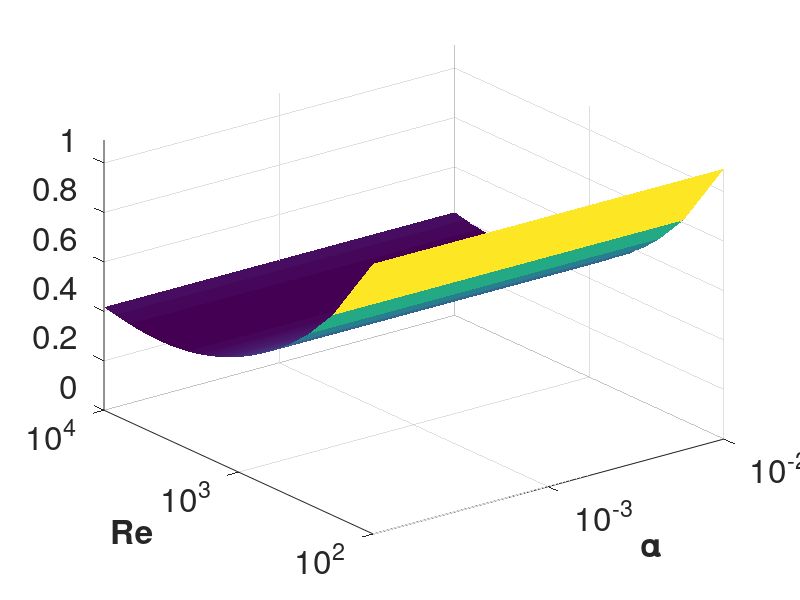
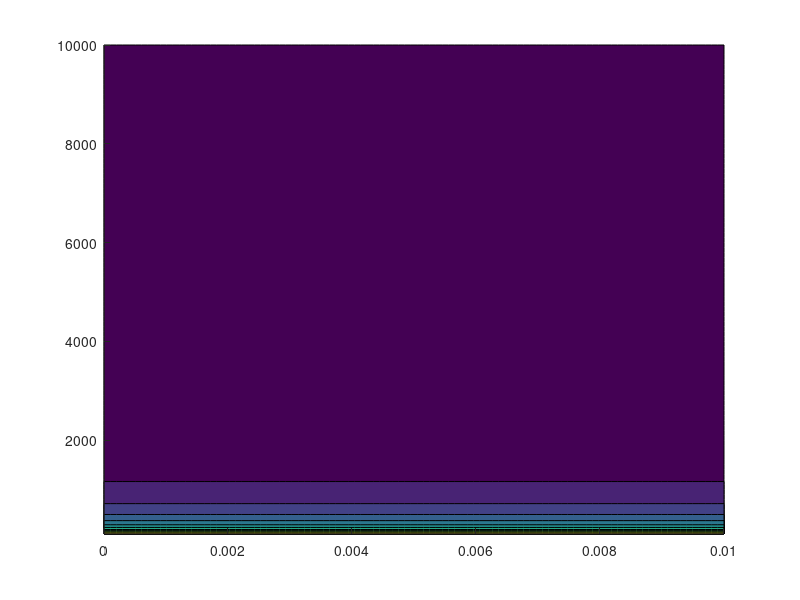

Write the MATLAB code that produced these figures, in order. (Note: this script raises an error after producing the figures.)
clear all; close all ; clc;

test_pts = 100;

eq = 6;

if eq == 1 %Boiko
    range = [100 10000; 0 3];
    f = @(rep,map) (24.0./rep+0.38+4.0./sqrt(rep))*(1.0+exp(-0.43./(map.^4.67)));
elseif eq == 2 %Feng
    range = [0 1000; 0 10];
    infty = @(Re) 24/Re*(1+Re^(2/3)/6);
    zero  = @(Re) 48/Re*(1+2.21/sqrt(Re)-2.14/Re);
    f = @(Re,l) (8/Re*(3*l+2)/(l+1)*(1+0.05*(3*l+2)/(l+1)*Re) -...
        (3*l+2)/(l+1)*Re*log(Re))*(Re<=5) +...
        (4/(l+2)*17*Re^-(2/3)+(l-2)/(l+2)*infty(Re))*...
        (l>2 && Re>5 && Re<=1000) +...
        ((2-l)/2*zero(Re)+4*l/(6+l)*17*Re^(-2/3))*(l<=2 && Re>5 && Re<=1000);
elseif eq == 3
    range = [1 10000; 0 4];
    
    Td = 1; %Particle temperature
    Tc = 1; %Fluid temperature
    k  = .331; %Specific heat ratio
    Cd0 = @(Re) 24/Re; %Drag coefficient for Ma = 0
    h   = @(Ma) 5.6/(1+Ma)+1.7*sqrt(Td/Tc);
    g   = @(Re) (1+Re*(12.278+0.548*Re))/(1+11.278*Re);
    
    f = @(Re,Ma) 2 + (Cd0(Re)-2)*exp(-3.07*sqrt(k)*g(Re)*Ma/Re)...
        + h(Ma)/(sqrt(k)*Ma)*exp(-Re/(2*Ma));
elseif eq == 5
    range = [1 1000; 0 4];
    
    C   = @(Re,Ma) 1+Re^2/(Re^2+100)*exp(-0.225/Ma^2.5);
    xsi = @(Kn) 1.177+0.177*(0.851*Kn^1.16-1)/(0.851*Kn^1.16+1);
    
    f = @(Re,Ma,k,Kn) 24/Re*k*(1+0.15*(k*Re)^0.687)*xsi(Kn)*C(Re,Ma);
elseif eq == 6 %Loth
    range = [100 10000; 0 .01];
    kn = 10;
    Cm = @(Ma) (5/3+2/3*tanh(3*log(Ma+0.1)))*(Ma<=1.45) + ...
        (2.044+0.2*exp(-1.8*(log(Ma/2))^2))*(Ma>1.45);
    Gm = @(Ma) (1-1.525*Ma^4)*(Ma<0.89) + ...
        (0.0002+0.0008*tanh(12.77*(Ma-2.02)))*(Ma>=0.89);
    Hm = @(Ma) 1-0.258*Cm(Ma)/(1+514*Gm(Ma));
    fk = @(kn) (1+kn*(2.514+0.8*exp(-0.55/kn)))^-1;
    Ck = @(Re) 24/Re*(1+0.15*Re^0.687)*fk(kn);
    Cf = @(Re) (0.5+0.0169*sqrt(Re))^-1;
    f  = @(Re,Ma) (24/Re*(1+0.15*Re^(0.687))*Hm(Ma) + ...
        0.42*Cm(Ma)/(1+42500*Gm(Ma)/(Re^1.16)))*(Re>45) +...
        (Ck(Re)/(1+Ma^4)+(Ma^4*Cf(Re))/(1+Ma^4))*(Re<=45);
elseif eq == 7 %Tong
    range = [0 1000; 0.0001 .1]; Ma_num = 1;
    kn  = 10;
    Cm  = @(Ma) (5/3+2/3*tanh(3*log(Ma+0.1)))*(Ma<=1.45) + ...
        (2.044+0.2*exp(-1.8*(log(Ma/2))^2))*(Ma>1.45);
    Gm  = @(Ma) (1-1.525*Ma^4)*(Ma<0.89) + ...
        (0.0002+0.0008*tanh(12.77*(Ma-2.02)))*(Ma>=0.89);
    Hm  = @(Ma) 1-0.258*Cm(Ma)/(1+514*Gm(Ma));
    fk  = @(kn) (1+kn*(2.514+0.8*exp(-0.55/kn)))^-1;
    Ck  = @(Re) 24/Re*(1+0.15*Re^0.687)*fk(kn);
    Cf  = @(Re) (0.5+0.0169*sqrt(Re))^-1;
    Cda = @(Re,Ma) (24/Re*(1+0.15*Re^(0.687))*Hm(Ma) + ...
        0.42*Cm(Ma)/(1+42500*Gm(Ma)/(Re^1.16)))*(Re>45) +...
        (Ck(Re)/(1+Ma^4)+(Ma^4*Cf(Re))/(1+Ma^4))*(Re<=45);
    
    f = @(Re,Ma,alpha) Cda(Re,Ma) + 0.5048*alpha*(1+34.8/Re^(0.5707))^4 +...
        .9858*alpha*(1+34.8/Re^(0.5707));
end

exact = zeros(test_pts, test_pts);
for i = 1:test_pts
    for j = 1:test_pts
        R(i) = range(1,1) + (range(1,2)-range(1,1))*(i-1)/(test_pts-1);
        M(j) = range(2,1) + (range(2,2)-range(2,1))*(j-1)/(test_pts-1);
        exact(i,j) = f(R(i),M(j));
    end
end

figure(1)
surf(M,R,exact, 'EdgeColor','none')
if eq == 3
    set(gca, 'yscale', 'log')
end
ylabel('Re')
if eq == 1 || eq == 3
    xlabel('Ma')
elseif eq == 2
    xlabel('\lambda')
elseif eq == 6
    xlabel('\alpha')
    set(gca, 'xscale', 'log')
    set(gca, 'yscale', 'log')
end

set(gca, 'FontSize', 24);
set(findall(gcf,'type','text'),'fontSize',24,'fontWeight','bold')
axis([range(2,1) range(2,2) range(1,1) range(1,2) 0 max(max(exact))])

figure(2)
contourf(M,R,exact, 'EdgeColor','none')
if eq == 3
    set(gca, 'yscale', 'log')
end
ylabel('Re')
if eq == 1 || eq == 3
    xlabel('Ma')
elseif eq == 2
    xlabel('\lambda')
elseif eq == 7
    xlabel('\alpha')
    set(gca, 'xscale', 'log')
    set(gca, 'yscale', 'log')
end
set(gca, 'FontSize', 24);
set(findall(gcf,'type','text'),'fontSize',24,'fontWeight','bold')
colorbar